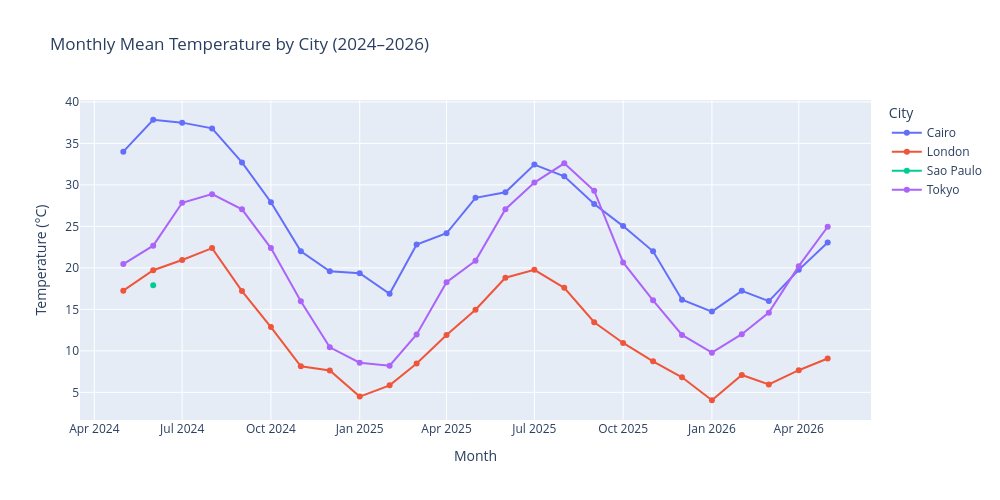

This figure's notebook cell:
### Markdown cell above
### 6.2 Monthly mean temperature per city

### Code cell
monthly_city = (
    city_df.groupby(["location_name", "year_month"])["temperature_celsius"]
           .mean()
           .reset_index()
)
monthly_city["year_month_dt"] = monthly_city["year_month"].dt.to_timestamp()

fig = px.line(
    monthly_city,
    x="year_month_dt",
    y="temperature_celsius",
    color="location_name",
    title="Monthly Mean Temperature by City (2024–2026)",
    labels={"temperature_celsius": "Temperature (°C)", "year_month_dt": "Month", "location_name": "City"},
    markers=True,
)
fig.update_layout(width=1000, height=500)
fig.show()

### Figure 1 — Plotly figure (JSON) as saved in the notebook; plotly's stock layout.template omitted (floating-point values rounded to 4 significant figures)
{"data": [{"hovertemplate": "City=Cairo<br>Month=%{x}<br>Temperature (°C)=%{y}<extra></extra>", "legendgroup": "Cairo", "line": {"color": "#636efa", "dash": "solid"}, "marker": {"symbol": "circle"}, "mode": "lines+markers", "name": "Cairo", "orientation": "v", "showlegend": true, "type": "scatter", "x": ["2024-05-01T00:00:00.000000", "2024-06-01T00:00:00.000000", "2024-07-01T00:00:00.000000", "2024-08-01T00:00:00.000000", "2024-09-01T00:00:00.000000", "2024-10-01T00:00:00.000000", "2024-11-01T00:00:00.000000", "2024-12-01T00:00:00.000000", "2025-01-01T00:00:00.000000", "2025-02-01T00:00:00.000000", "2025-03-01T00:00:00.000000", "2025-04-01T00:00:00.000000", "2025-05-01T00:00:00.000000", "2025-06-01T00:00:00.000000", "2025-07-01T00:00:00.000000", "2025-08-01T00:00:00.000000", "2025-09-01T00:00:00.000000", "2025-10-01T00:00:00.000000", "2025-11-01T00:00:00.000000", "2025-12-01T00:00:00.000000", "2026-01-01T00:00:00.000000", "2026-02-01T00:00:00.000000", "2026-03-01T00:00:00.000000", "2026-04-01T00:00:00.000000", "2026-05-01T00:00:00.000000"], "xaxis": "x", "y": [34.0, 37.85, 37.5, 36.81, 32.71, 27.9, 22.01, 19.6, 19.35, 16.88, 22.81, 24.17, 28.44, 29.1, 32.44, 31.04, 27.68, 25.03, 21.99, 16.16, 14.73, 17.23, 16.0, 19.76, 23.06], "yaxis": "y"}, {"hovertemplate": "City=London<br>Month=%{x}<br>Temperature (°C)=%{y}<extra></extra>", "legendgroup": "London", "line": {"color": "#EF553B", "dash": "solid"}, "marker": {"symbol": "circle"}, "mode": "lines+markers", "name": "London", "orientation": "v", "showlegend": true, "type": "scatter", "x": ["2024-05-01T00:00:00.000000", "2024-06-01T00:00:00.000000", "2024-07-01T00:00:00.000000", "2024-08-01T00:00:00.000000", "2024-09-01T00:00:00.000000", "2024-10-01T00:00:00.000000", "2024-11-01T00:00:00.000000", "2024-12-01T00:00:00.000000", "2025-01-01T00:00:00.000000", "2025-02-01T00:00:00.000000", "2025-03-01T00:00:00.000000", "2025-04-01T00:00:00.000000", "2025-05-01T00:00:00.000000", "2025-06-01T00:00:00.000000", "2025-07-01T00:00:00.000000", "2025-08-01T00:00:00.000000", "2025-09-01T00:00:00.000000", "2025-10-01T00:00:00.000000", "2025-11-01T00:00:00.000000", "2025-12-01T00:00:00.000000", "2026-01-01T00:00:00.000000", "2026-02-01T00:00:00.000000", "2026-03-01T00:00:00.000000", "2026-04-01T00:00:00.000000", "2026-05-01T00:00:00.000000"], "xaxis": "x", "y": [17.25, 19.71, 20.95, 22.38, 17.21, 12.87, 8.133, 7.635, 4.49, 5.846, 8.468, 11.92, 14.96, 18.81, 19.76, 17.6, 13.45, 10.95, 8.74, 6.819, 4.05, 7.096, 5.953, 7.67, 9.078], "yaxis": "y"}, {"hovertemplate": "City=Sao Paulo<br>Month=%{x}<br>Temperature (°C)=%{y}<extra></extra>", "legendgroup": "Sao Paulo", "line": {"color": "#00cc96", "dash": "solid"}, "marker": {"symbol": "circle"}, "mode": "lines+markers", "name": "Sao Paulo", "orientation": "v", "showlegend": true, "type": "scatter", "x": ["2024-06-01T00:00:00.000000"], "xaxis": "x", "y": [17.9], "yaxis": "y"}, {"hovertemplate": "City=Tokyo<br>Month=%{x}<br>Temperature (°C)=%{y}<extra></extra>", "legendgroup": "Tokyo", "line": {"color": "#ab63fa", "dash": "solid"}, "marker": {"symbol": "circle"}, "mode": "lines+markers", "name": "Tokyo", "orientation": "v", "showlegend": true, "type": "scatter", "x": ["2024-05-01T00:00:00.000000", "2024-06-01T00:00:00.000000", "2024-07-01T00:00:00.000000", "2024-08-01T00:00:00.000000", "2024-09-01T00:00:00.000000", "2024-10-01T00:00:00.000000", "2024-11-01T00:00:00.000000", "2024-12-01T00:00:00.000000", "2025-01-01T00:00:00.000000", "2025-02-01T00:00:00.000000", "2025-03-01T00:00:00.000000", "2025-04-01T00:00:00.000000", "2025-05-01T00:00:00.000000", "2025-06-01T00:00:00.000000", "2025-07-01T00:00:00.000000", "2025-08-01T00:00:00.000000", "2025-09-01T00:00:00.000000", "2025-10-01T00:00:00.000000", "2025-11-01T00:00:00.000000", "2025-12-01T00:00:00.000000", "2026-01-01T00:00:00.000000", "2026-02-01T00:00:00.000000", "2026-03-01T00:00:00.000000", "2026-04-01T00:00:00.000000", "2026-05-01T00:00:00.000000"], "xaxis": "x", "y": [20.46, 22.67, 27.84, 28.88, 27.05, 22.38, 15.99, 10.43, 8.571, 8.214, 11.98, 18.27, 20.86, 27.07, 30.28, 32.6, 29.29, 20.66, 16.09, 11.92, 9.78, 12.01, 14.61, 20.21, 24.96], "yaxis": "y"}], "layout": {"height": 500, "legend": {"title": {"text": "City"}, "tracegroupgap": 0}, "title": {"text": "Monthly Mean Temperature by City (2024–2026)"}, "width": 1000, "xaxis": {"anchor": "y", "domain": [0, 1], "title": {"text": "Month"}}, "yaxis": {"anchor": "x", "domain": [0, 1], "title": {"text": "Temperature (°C)"}}}}
